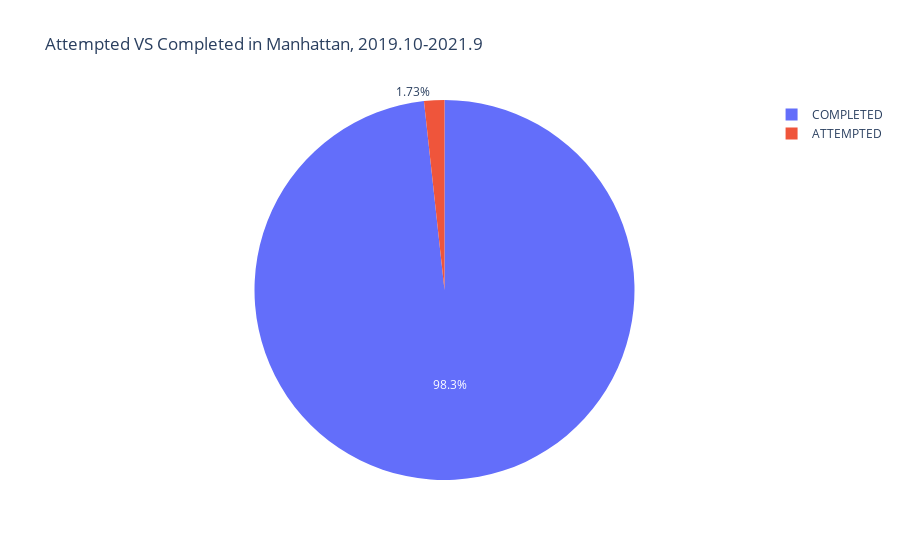

Notebook cell for this chart:
### Code cell
import numpy as np
df_completed = df_NY.groupby(['Is Completed']).agg('count').reset_index().rename(columns={'index': 'count'})
df_completed = df_completed[['Is Completed','count']]
display(df_completed)

fig6 = px.pie(df_completed, values='count', names='Is Completed', title='Attempted VS Completed in Manhattan, 2019.10-2021.9')
fig6.show()

### Figure 1 — Plotly figure (JSON) as saved in the notebook; plotly's stock layout.template omitted (floating-point values rounded to 4 significant figures)
{"data": [{"domain": {"x": [0, 1], "y": [0, 1]}, "hovertemplate": "Is Completed=%{label}<br>count=%{value}<extra></extra>", "labels": ["ATTEMPTED", "COMPLETED"], "legendgroup": "", "name": "", "showlegend": true, "type": "pie", "values": [1191, 67840]}], "layout": {"legend": {"tracegroupgap": 0}, "title": {"text": "Attempted VS Completed in Manhattan, 2019.10-2021.9"}}}
